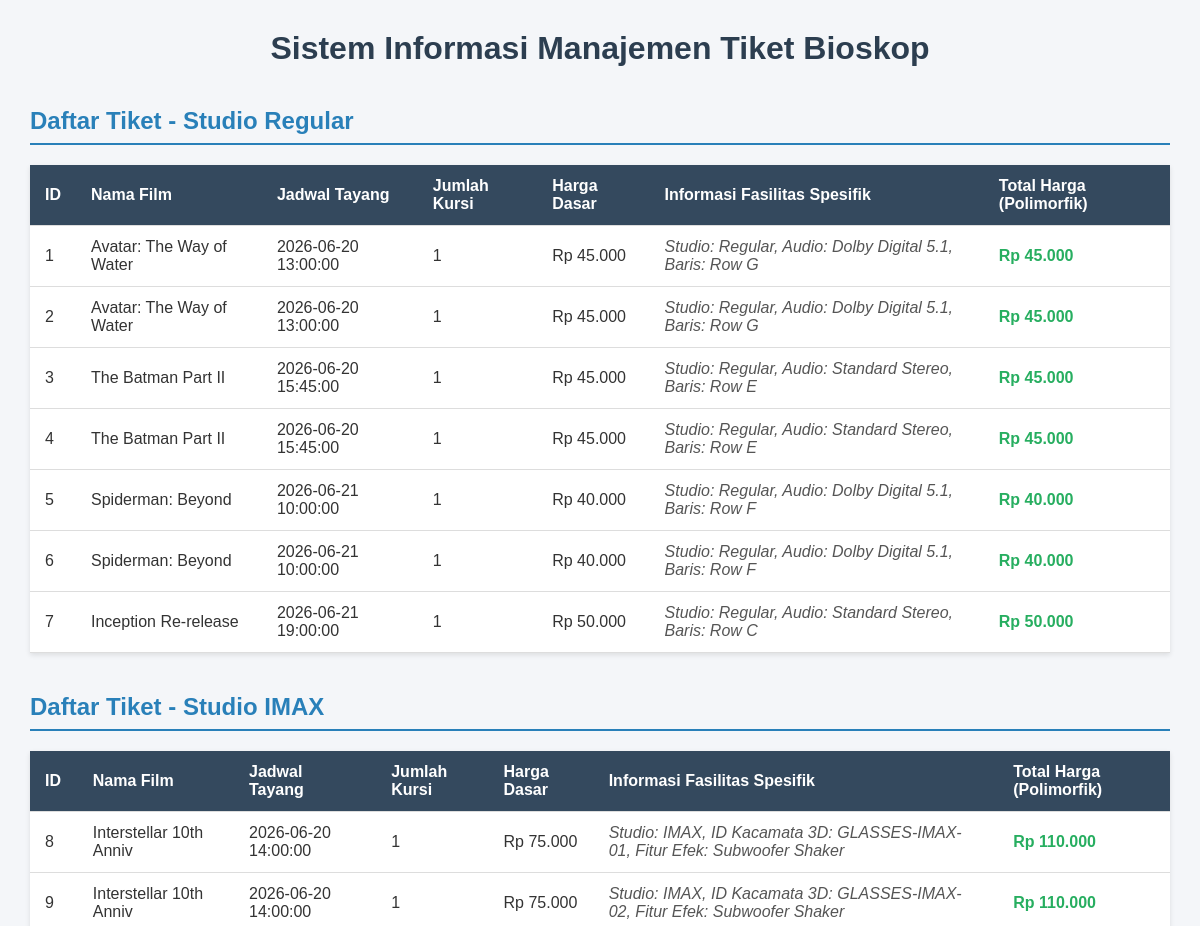
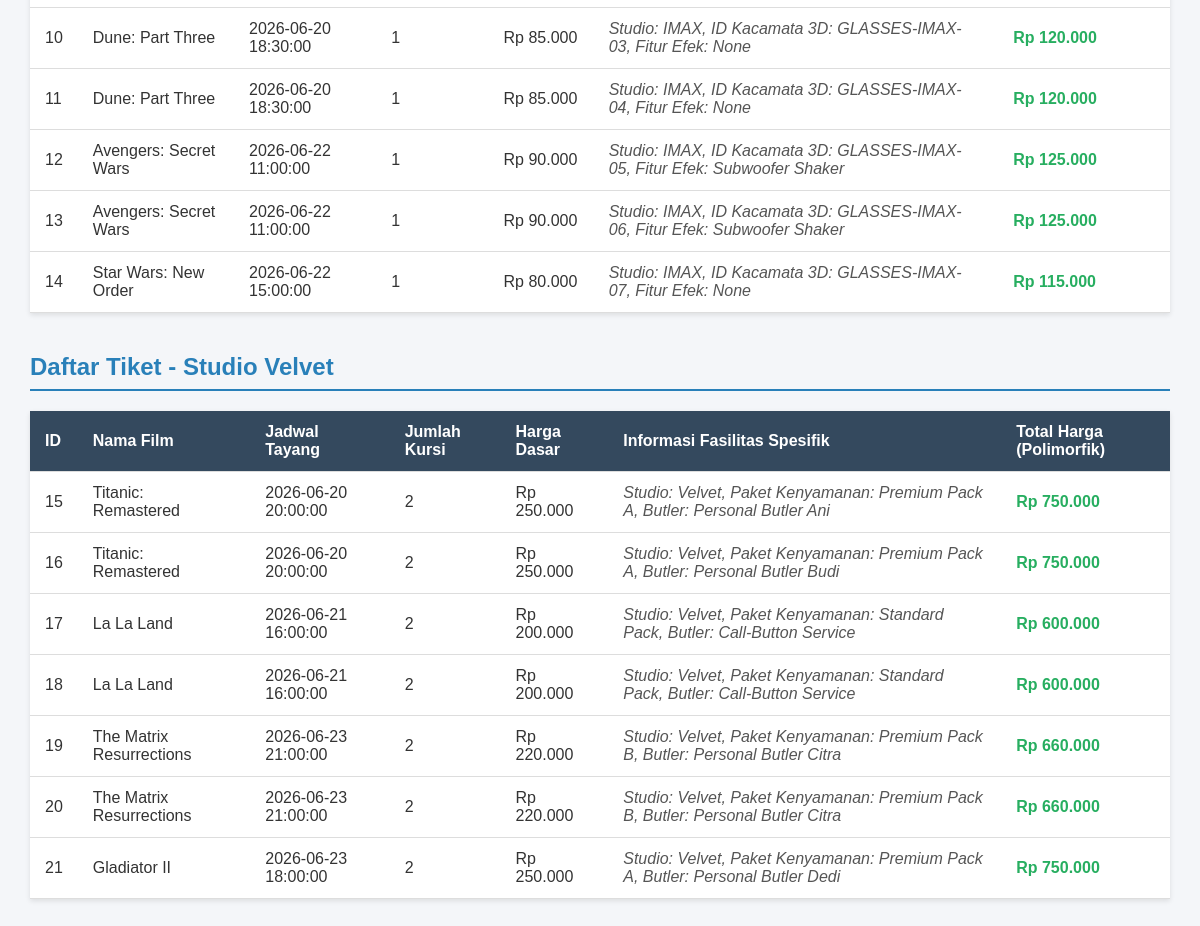
The page / on the database its author committed (2 pictures, top to bottom).
### tables this page shows
CREATE TABLE `tabel_tiket` (
  `id_tiket` int(11) NOT NULL,
  `nama_film` varchar(150) NOT NULL,
  `jadwal_tayang` datetime NOT NULL,
  `jumlah_kursi` int(11) NOT NULL,
  `harga_dasar_tiket` decimal(10,2) NOT NULL,
  `jenis_studio` enum('Regular','IMAX','Velvet') NOT NULL,
  `tipe_audio` varchar(50) DEFAULT NULL,
  `lokasi_baris` varchar(10) DEFAULT NULL,
  `kacamata_3d_id` varchar(50) DEFAULT NULL,
  `efek_gerak_fitur` varchar(100) DEFAULT NULL,
  `bantal_selimut_pack` varchar(50) DEFAULT NULL,
  `layanan_butler` varchar(50) DEFAULT NULL
);

### tiket.php (called while the page is built, shortened)
<?php
abstract class Tiket {
    protected $id_tiket;
    protected $nama_film;
    protected $jadwal_tayang;
    protected $jumlah_kursi;
    protected $harga_dasar_tiket;
    public function __construct($id_tiket, $nama_film, $jadwal_tayang, $jumlah_kursi, $harga_dasar_tiket) {
        $this->id_tiket = $id_tiket;
        $this->nama_film = $nama_film;
        $this->jadwal_tayang = $jadwal_tayang;
        $this->jumlah_kursi = $jumlah_kursi;
        $this->harga_dasar_tiket = $harga_dasar_tiket;
    }
    public function getIdTiket() {
        return $this->id_tiket;
    }
    public function getNamaFilm() {
        return $this->nama_film;
    }
    public function getJadwalTayang() {
        return $this->jadwal_tayang;
    }
    public function getJumlahKursi() {
        return $this->jumlah_kursi;
    }
    public function getHargaDasarTiket() {
        return $this->harga_dasar_tiket;
    }
}

### TiketRegular.php (called while the page is built, shortened)
<?php
require_once 'Tiket.php';
class TiketRegular extends Tiket {
    protected $tipe_audio;
    protected $lokasi_baris;
    public function __construct($id_tiket, $nama_film, $jadwal_tayang, $jumlah_kursi, $harga_dasar_tiket, $tipe_audio, $lokasi_baris) {
        $this->tipe_audio = $tipe_audio;
        $this->lokasi_baris = $lokasi_baris;
    }
    public function hitungTotalHarga() {
        return $this->harga_dasar_tiket * $this->jumlah_kursi;
    }
    public function tampilkanInfoFasilitas() {
        return "Studio: Regular, Audio: " . $this->tipe_audio . ", Baris: " . $this->lokasi_baris;
    }
}

### TiketIMAX.php (called while the page is built, shortened)
<?php
require_once 'Tiket.php';
class TiketIMAX extends Tiket {
    protected $kacamata_3d_id;
    protected $efek_gerak_fitur;
    public function __construct($id_tiket, $nama_film, $jadwal_tayang, $jumlah_kursi, $harga_dasar_tiket, $kacamata_3d_id, $efek_gerak_fitur) {
        $this->kacamata_3d_id = $kacamata_3d_id;
        $this->efek_gerak_fitur = $efek_gerak_fitur;
    }
    public function hitungTotalHarga() {
        return ($this->harga_dasar_tiket * $this->jumlah_kursi) + 35000;
    }
    public function tampilkanInfoFasilitas() {
        return "Studio: IMAX, ID Kacamata 3D: " . $this->kacamata_3d_id . ", Fitur Efek: " . $this->efek_gerak_fitur;
    }
}

### TiketVelvet.php (called while the page is built, shortened)
<?php
require_once 'Tiket.php';
class TiketVelvet extends Tiket {
    protected $bantal_selimut_pack;
    protected $layanan_butler;
    public function __construct($id_tiket, $nama_film, $jadwal_tayang, $jumlah_kursi, $harga_dasar_tiket, $bantal_selimut_pack, $layanan_butler) {
        $this->bantal_selimut_pack = $bantal_selimut_pack;
        $this->layanan_butler = $layanan_butler;
    }
    public function hitungTotalHarga() {
        return ($this->harga_dasar_tiket * $this->jumlah_kursi) * 1.50;
    }
    public function tampilkanInfoFasilitas() {
        return "Studio: Velvet, Paket Kenyamanan: " . $this->bantal_selimut_pack . ", Butler: " . $this->layanan_butler;
    }
}

### index.php (the view, shortened to what this page needs)
<?php
require_once 'TiketRegular.php';
require_once 'TiketIMAX.php';
require_once 'TiketVelvet.php';
$query = "SELECT id_tiket, nama_film, jadwal_tayang, jumlah_kursi, harga_dasar_tiket, jenis_studio,
                 tipe_audio, lokasi_baris, kacamata_3d_id, efek_gerak_fitur, bantal_selimut_pack, layanan_butler
          FROM tabel_tiket
          ORDER BY jenis_studio ASC, id_tiket ASC";
$stmt = $db->prepare($query);
$stmt->execute();
$daftar_tiket_raw = $stmt->fetchAll(PDO::FETCH_ASSOC);
$studio_regular = [];
$studio_imax = [];
$studio_velvet = [];
foreach ($daftar_tiket_raw as $row) {
    if ($row['jenis_studio'] === 'Regular') {
        $studio_regular[] = new TiketRegular(
            $row['id_tiket'], $row['nama_film'], $row['jadwal_tayang'], $row['jumlah_kursi'], $row['harga_dasar_tiket'],
            $row['tipe_audio'], $row['lokasi_baris']
        );
    } elseif ($row['jenis_studio'] === 'IMAX') {
        $studio_imax[] = new TiketIMAX(
            $row['id_tiket'], $row['nama_film'], $row['jadwal_tayang'], $row['jumlah_kursi'], $row['harga_dasar_tiket'],
            $row['kacamata_3d_id'], $row['efek_gerak_fitur']
        );
    } elseif ($row['jenis_studio'] === 'Velvet') {
        $studio_velvet[] = new TiketVelvet(
            $row['id_tiket'], $row['nama_film'], $row['jadwal_tayang'], $row['jumlah_kursi'], $row['harga_dasar_tiket'],
            $row['bantal_selimut_pack'], $row['layanan_butler']
        );
    }
}
?>
<!DOCTYPE html>
<html lang="id">
<head>
</head>
<body>
    <h1>Sistem Informasi Manajemen Tiket Bioskop</h1>
    <h2>Daftar Tiket - Studio Regular</h2>
    <table>
        <thead>
            <tr>
                <th>ID</th>
                <th>Nama Film</th>
                <th>Jadwal Tayang</th>
                <th>Jumlah Kursi</th>
                <th>Harga Dasar</th>
                <th>Informasi Fasilitas Spesifik</th>
                <th>Total Harga (Polimorfik)</th>
            </tr>
        </thead>
        <tbody>
            <?php if (empty($studio_regular)): ?>
                <tr><td colspan="7" style="text-align:center;">Tidak ada data tiket Regular.</td></tr>
            <?php else: ?>
                <?php foreach ($studio_regular as $tkt): ?>
                    <tr>
                        <td><?= $tkt->getIdTiket(); ?></td>
                        <td><?= $tkt->getNamaFilm(); ?></td>
                        <td><?= $tkt->getJadwalTayang(); ?></td>
                        <td><?= $tkt->getJumlahKursi(); ?></td>
                        <td>Rp <?= number_format($tkt->getHargaDasarTiket(), 0, ',', '.'); ?></td>
                        <td class="fasilitas"><?= $tkt->tampilkanInfoFasilitas(); ?></td>
                        <td class="harga">Rp <?= number_format($tkt->hitungTotalHarga(), 0, ',', '.'); ?></td>
                    </tr>
                <?php endforeach; ?>
            <?php endif; ?>
        </tbody>
    </table>
    <h2>Daftar Tiket - Studio IMAX</h2>
    <table>
        <thead>
            <tr>
                <th>ID</th>
                <th>Nama Film</th>
                <th>Jadwal Tayang</th>
                <th>Jumlah Kursi</th>
                <th>Harga Dasar</th>
                <th>Informasi Fasilitas Spesifik</th>
                <th>Total Harga (Polimorfik)</th>
            </tr>
        </thead>
        <tbody>
            <?php if (empty($studio_imax)): ?>
                <tr><td colspan="7" style="text-align:center;">Tidak ada data tiket IMAX.</td></tr>
            <?php else: ?>
                <?php foreach ($studio_imax as $tkt): ?>
                    <tr>
                        <td><?= $tkt->getIdTiket(); ?></td>
                        <td><?= $tkt->getNamaFilm(); ?></td>
                        <td><?= $tkt->getJadwalTayang(); ?></td>
                        <td><?= $tkt->getJumlahKursi(); ?></td>
                        <td>Rp <?= number_format($tkt->getHargaDasarTiket(), 0, ',', '.'); ?></td>
                        <td class="fasilitas"><?= $tkt->tampilkanInfoFasilitas(); ?></td>
                        <td class="harga">Rp <?= number_format($tkt->hitungTotalHarga(), 0, ',', '.'); ?></td>
                    </tr>
                <?php endforeach; ?>
            <?php endif; ?>
        </tbody>
    </table>
    <h2>Daftar Tiket - Studio Velvet</h2>
    <table>
        <thead>
            <tr>
                <th>ID</th>
                <th>Nama Film</th>
                <th>Jadwal Tayang</th>
                <th>Jumlah Kursi</th>
                <th>Harga Dasar</th>
                <th>Informasi Fasilitas Spesifik</th>
                <th>Total Harga (Polimorfik)</th>
            </tr>
        </thead>
        <tbody>
            <?php if (empty($studio_velvet)): ?>
                <tr><td colspan="7" style="text-align:center;">Tidak ada data tiket Velvet.</td></tr>
            <?php else: ?>
                <?php foreach ($studio_velvet as $tkt): ?>
                    <tr>
                        <td><?= $tkt->getIdTiket(); ?></td>
                        <td><?= $tkt->getNamaFilm(); ?></td>
                        <td><?= $tkt->getJadwalTayang(); ?></td>
                        <td><?= $tkt->getJumlahKursi(); ?></td>
                        <td>Rp <?= number_format($tkt->getHargaDasarTiket(), 0, ',', '.'); ?></td>
                        <td class="fasilitas"><?= $tkt->tampilkanInfoFasilitas(); ?></td>
                        <td class="harga">Rp <?= number_format($tkt->hitungTotalHarga(), 0, ',', '.'); ?></td>
                    </tr>
                <?php endforeach; ?>
            <?php endif; ?>
        </tbody>
    </table>
</body>
</html>

### index.php (style rules this page uses)
body { font-family: Arial, sans-serif; margin: 30px; background-color: #f4f6f9; color: #333; }
h1 { text-align: center; color: #2c3e50; margin-bottom: 30px; }
h2 { color: #2980b9; border-bottom: 2px solid #2980b9; padding-bottom: 8px; margin-top: 40px; }
table { width: 100%; border-collapse: collapse; margin-top: 15px; background: #fff; box-shadow: 0 2px 5px rgba(0,0,0,0.1); }
th, td { padding: 12px 15px; text-align: left; border-bottom: 1px solid #ddd; }
th { background-color: #34495e; color: #fff; }
.harga { font-weight: bold; color: #27ae60; }
.fasilitas { font-style: italic; color: #555; }

### rows shown on the page
tabel_tiket: id_tiket "1", nama_film "Avatar: The Way of Water", jadwal_tayang "2026-06-20 13:00:00", jumlah_kursi "1", harga_dasar_tiket "45.000", $tkt->tampilkanInfoFasilitas() "Studio: Regular, Audio: Dolby Digital 5.1, Baris: Row G", $tkt->hitungTotalHarga() "45.000"
tabel_tiket: id_tiket "2", nama_film "Avatar: The Way of Water", jadwal_tayang "2026-06-20 13:00:00", jumlah_kursi "1", harga_dasar_tiket "45.000", $tkt->tampilkanInfoFasilitas() "Studio: Regular, Audio: Dolby Digital 5.1, Baris: Row G", $tkt->hitungTotalHarga() "45.000"
tabel_tiket: id_tiket "3", nama_film "The Batman Part II", jadwal_tayang "2026-06-20 15:45:00", jumlah_kursi "1", harga_dasar_tiket "45.000", $tkt->tampilkanInfoFasilitas() "Studio: Regular, Audio: Standard Stereo, Baris: Row E", $tkt->hitungTotalHarga() "45.000"
tabel_tiket: id_tiket "4", nama_film "The Batman Part II", jadwal_tayang "2026-06-20 15:45:00", jumlah_kursi "1", harga_dasar_tiket "45.000", $tkt->tampilkanInfoFasilitas() "Studio: Regular, Audio: Standard Stereo, Baris: Row E", $tkt->hitungTotalHarga() "45.000"
tabel_tiket: id_tiket "5", nama_film "Spiderman: Beyond", jadwal_tayang "2026-06-21 10:00:00", jumlah_kursi "1", harga_dasar_tiket "40.000", $tkt->tampilkanInfoFasilitas() "Studio: Regular, Audio: Dolby Digital 5.1, Baris: Row F", $tkt->hitungTotalHarga() "40.000"
tabel_tiket: id_tiket "6", nama_film "Spiderman: Beyond", jadwal_tayang "2026-06-21 10:00:00", jumlah_kursi "1", harga_dasar_tiket "40.000", $tkt->tampilkanInfoFasilitas() "Studio: Regular, Audio: Dolby Digital 5.1, Baris: Row F", $tkt->hitungTotalHarga() "40.000"
tabel_tiket: id_tiket "7", nama_film "Inception Re-release", jadwal_tayang "2026-06-21 19:00:00", jumlah_kursi "1", harga_dasar_tiket "50.000", $tkt->tampilkanInfoFasilitas() "Studio: Regular, Audio: Standard Stereo, Baris: Row C", $tkt->hitungTotalHarga() "50.000"
tabel_tiket: id_tiket "8", nama_film "Interstellar 10th Anniv", jadwal_tayang "2026-06-20 14:00:00", jumlah_kursi "1", harga_dasar_tiket "75.000", $tkt->tampilkanInfoFasilitas() "Studio: IMAX, ID Kacamata 3D: GLASSES-IMAX-01, Fitur Efek: Subwoofer Shaker", $tkt->hitungTotalHarga() "110.000"
tabel_tiket: id_tiket "9", nama_film "Interstellar 10th Anniv", jadwal_tayang "2026-06-20 14:00:00", jumlah_kursi "1", harga_dasar_tiket "75.000", $tkt->tampilkanInfoFasilitas() "Studio: IMAX, ID Kacamata 3D: GLASSES-IMAX-02, Fitur Efek: Subwoofer Shaker", $tkt->hitungTotalHarga() "110.000"
tabel_tiket: id_tiket "10", nama_film "Dune: Part Three", jadwal_tayang "2026-06-20 18:30:00", jumlah_kursi "1", harga_dasar_tiket "85.000", $tkt->tampilkanInfoFasilitas() "Studio: IMAX, ID Kacamata 3D: GLASSES-IMAX-03, Fitur Efek: None", $tkt->hitungTotalHarga() "120.000"
tabel_tiket: id_tiket "11", nama_film "Dune: Part Three", jadwal_tayang "2026-06-20 18:30:00", jumlah_kursi "1", harga_dasar_tiket "85.000", $tkt->tampilkanInfoFasilitas() "Studio: IMAX, ID Kacamata 3D: GLASSES-IMAX-04, Fitur Efek: None", $tkt->hitungTotalHarga() "120.000"
tabel_tiket: id_tiket "12", nama_film "Avengers: Secret Wars", jadwal_tayang "2026-06-22 11:00:00", jumlah_kursi "1", harga_dasar_tiket "90.000", $tkt->tampilkanInfoFasilitas() "Studio: IMAX, ID Kacamata 3D: GLASSES-IMAX-05, Fitur Efek: Subwoofer Shaker", $tkt->hitungTotalHarga() "125.000"
tabel_tiket: id_tiket "13", nama_film "Avengers: Secret Wars", jadwal_tayang "2026-06-22 11:00:00", jumlah_kursi "1", harga_dasar_tiket "90.000", $tkt->tampilkanInfoFasilitas() "Studio: IMAX, ID Kacamata 3D: GLASSES-IMAX-06, Fitur Efek: Subwoofer Shaker", $tkt->hitungTotalHarga() "125.000"
tabel_tiket: id_tiket "14", nama_film "Star Wars: New Order", jadwal_tayang "2026-06-22 15:00:00", jumlah_kursi "1", harga_dasar_tiket "80.000", $tkt->tampilkanInfoFasilitas() "Studio: IMAX, ID Kacamata 3D: GLASSES-IMAX-07, Fitur Efek: None", $tkt->hitungTotalHarga() "115.000"
tabel_tiket: id_tiket "15", nama_film "Titanic: Remastered", jadwal_tayang "2026-06-20 20:00:00", jumlah_kursi "2", harga_dasar_tiket "250.000", $tkt->tampilkanInfoFasilitas() "Studio: Velvet, Paket Kenyamanan: Premium Pack A, Butler: Personal Butler Ani", $tkt->hitungTotalHarga() "750.000"
tabel_tiket: id_tiket "16", nama_film "Titanic: Remastered", jadwal_tayang "2026-06-20 20:00:00", jumlah_kursi "2", harga_dasar_tiket "250.000", $tkt->tampilkanInfoFasilitas() "Studio: Velvet, Paket Kenyamanan: Premium Pack A, Butler: Personal Butler Budi", $tkt->hitungTotalHarga() "750.000"
tabel_tiket: id_tiket "17", nama_film "La La Land", jadwal_tayang "2026-06-21 16:00:00", jumlah_kursi "2", harga_dasar_tiket "200.000", $tkt->tampilkanInfoFasilitas() "Studio: Velvet, Paket Kenyamanan: Standard Pack, Butler: Call-Button Service", $tkt->hitungTotalHarga() "600.000"
tabel_tiket: id_tiket "18", nama_film "La La Land", jadwal_tayang "2026-06-21 16:00:00", jumlah_kursi "2", harga_dasar_tiket "200.000", $tkt->tampilkanInfoFasilitas() "Studio: Velvet, Paket Kenyamanan: Standard Pack, Butler: Call-Button Service", $tkt->hitungTotalHarga() "600.000"
tabel_tiket: id_tiket "19", nama_film "The Matrix Resurrections", jadwal_tayang "2026-06-23 21:00:00", jumlah_kursi "2", harga_dasar_tiket "220.000", $tkt->tampilkanInfoFasilitas() "Studio: Velvet, Paket Kenyamanan: Premium Pack B, Butler: Personal Butler Citra", $tkt->hitungTotalHarga() "660.000"
tabel_tiket: id_tiket "20", nama_film "The Matrix Resurrections", jadwal_tayang "2026-06-23 21:00:00", jumlah_kursi "2", harga_dasar_tiket "220.000", $tkt->tampilkanInfoFasilitas() "Studio: Velvet, Paket Kenyamanan: Premium Pack B, Butler: Personal Butler Citra", $tkt->hitungTotalHarga() "660.000"
tabel_tiket: id_tiket "21", nama_film "Gladiator II", jadwal_tayang "2026-06-23 18:00:00", jumlah_kursi "2", harga_dasar_tiket "250.000", $tkt->tampilkanInfoFasilitas() "Studio: Velvet, Paket Kenyamanan: Premium Pack A, Butler: Personal Butler Dedi", $tkt->hitungTotalHarga() "750.000"
